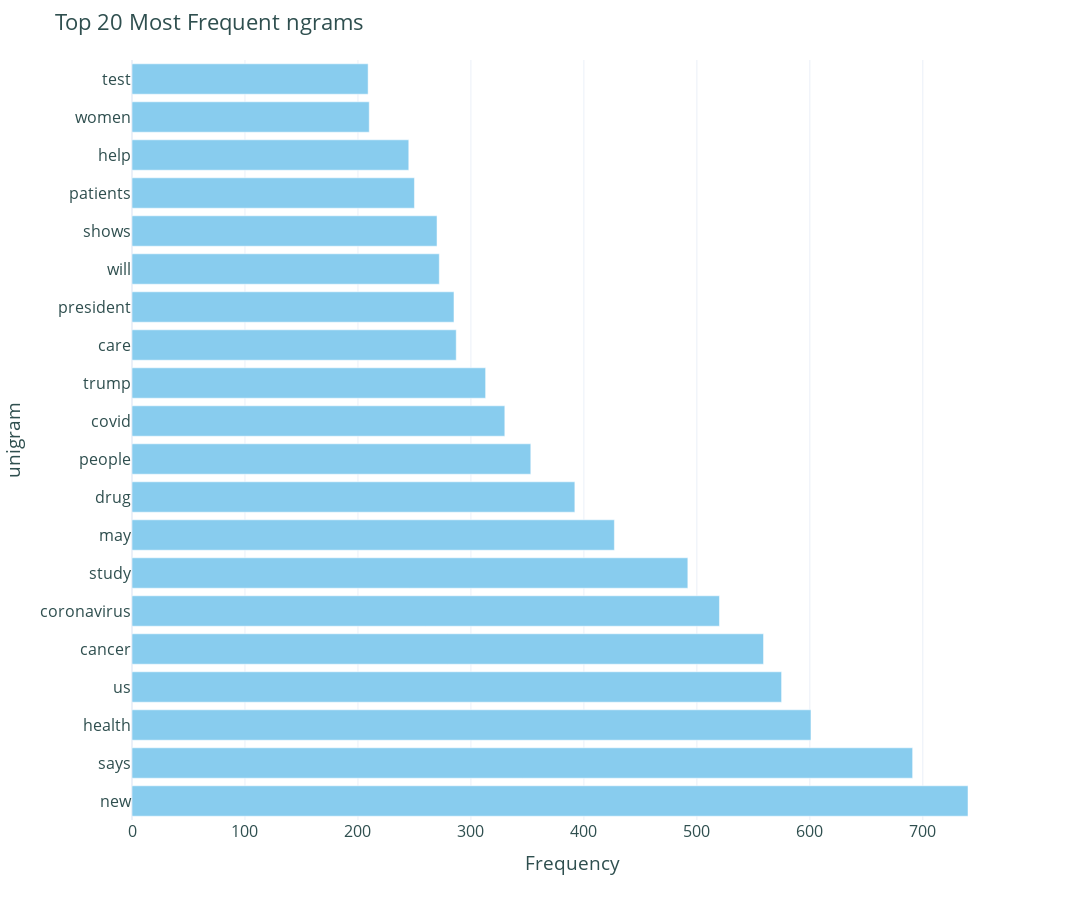

Notebook source saved alongside this figure:
### Code cell
# Plot the top 20 most frequent unigrams using Plotly
ploty_ngram(unigram_df, "unigram")

### Figure 1 — Plotly figure (JSON) as saved in the notebook; plotly's stock layout.template omitted (floating-point values rounded to 4 significant figures)
{"data": [{"alignmentgroup": "True", "hovertemplate": "Frequency=%{x}<br>unigram=%{y}<extra></extra>", "legendgroup": "", "marker": {"color": "rgb(136, 204, 238)", "pattern": {"shape": ""}}, "name": "", "offsetgroup": "", "orientation": "h", "showlegend": false, "textposition": "auto", "type": "bar", "x": [740, 691, 601, 575, 559, 520, 492, 427, 392, 353, 330, 313, 287, 285, 272, 270, 250, 245, 210, 209], "xaxis": "x", "y": ["new", "says", "health", "us", "cancer", "coronavirus", "study", "may", "drug", "people", "covid", "trump", "care", "president", "will", "shows", "patients", "help", "women", "test"], "yaxis": "y"}], "layout": {"barmode": "relative", "font": {"color": "DarkSlateGray", "size": 16}, "height": 900, "legend": {"tracegroupgap": 0}, "margin": {"t": 60}, "title": {"text": "Top 20 Most Frequent ngrams"}, "width": 1600, "xaxis": {"anchor": "y", "autorange": true, "domain": [0, 1], "range": [0, 778.9], "title": {"text": "Frequency"}, "type": "linear"}, "yaxis": {"anchor": "x", "autorange": true, "domain": [0, 1], "range": [-0.5, 19.5], "title": {"text": "unigram"}, "type": "category"}}}
